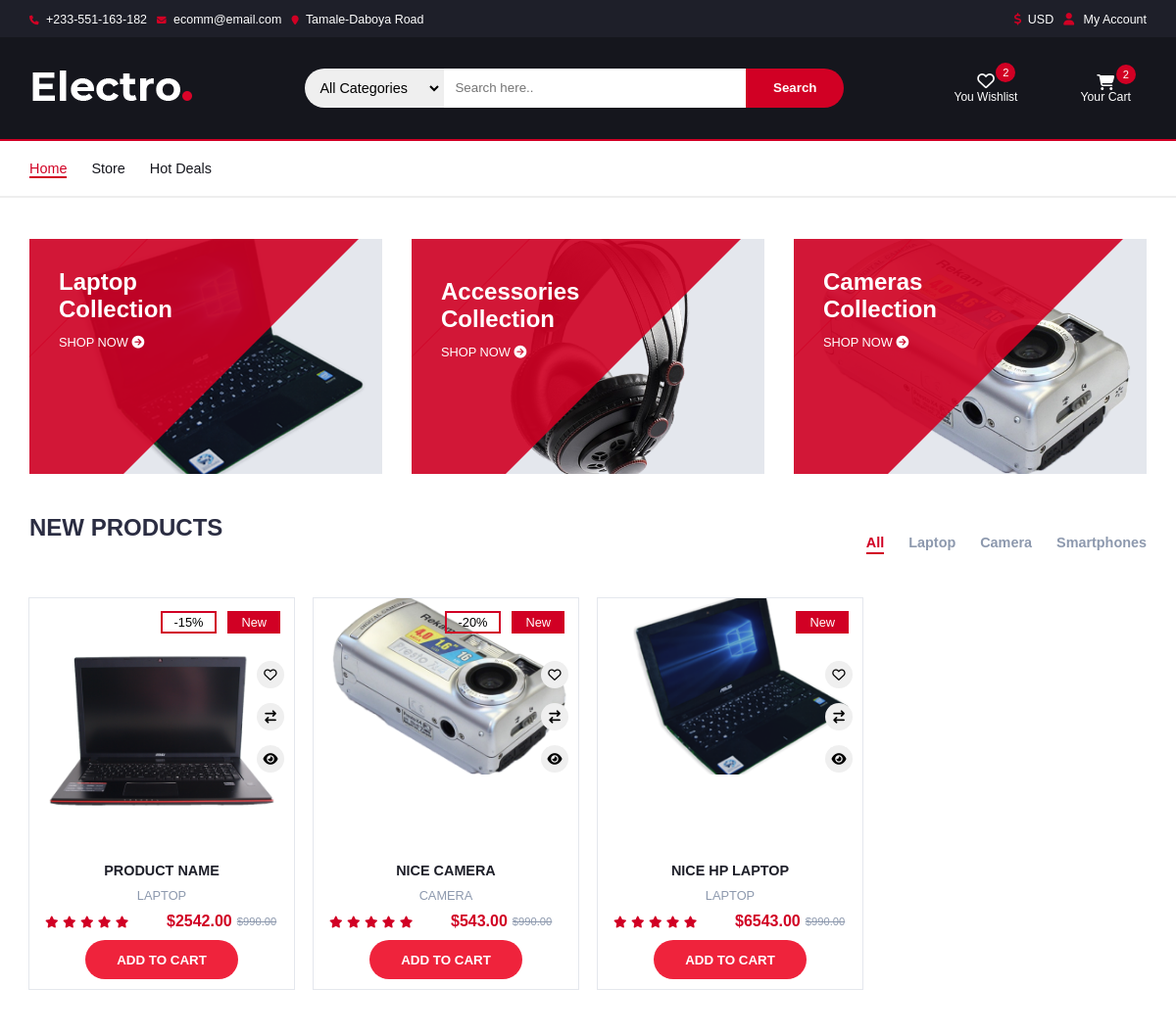
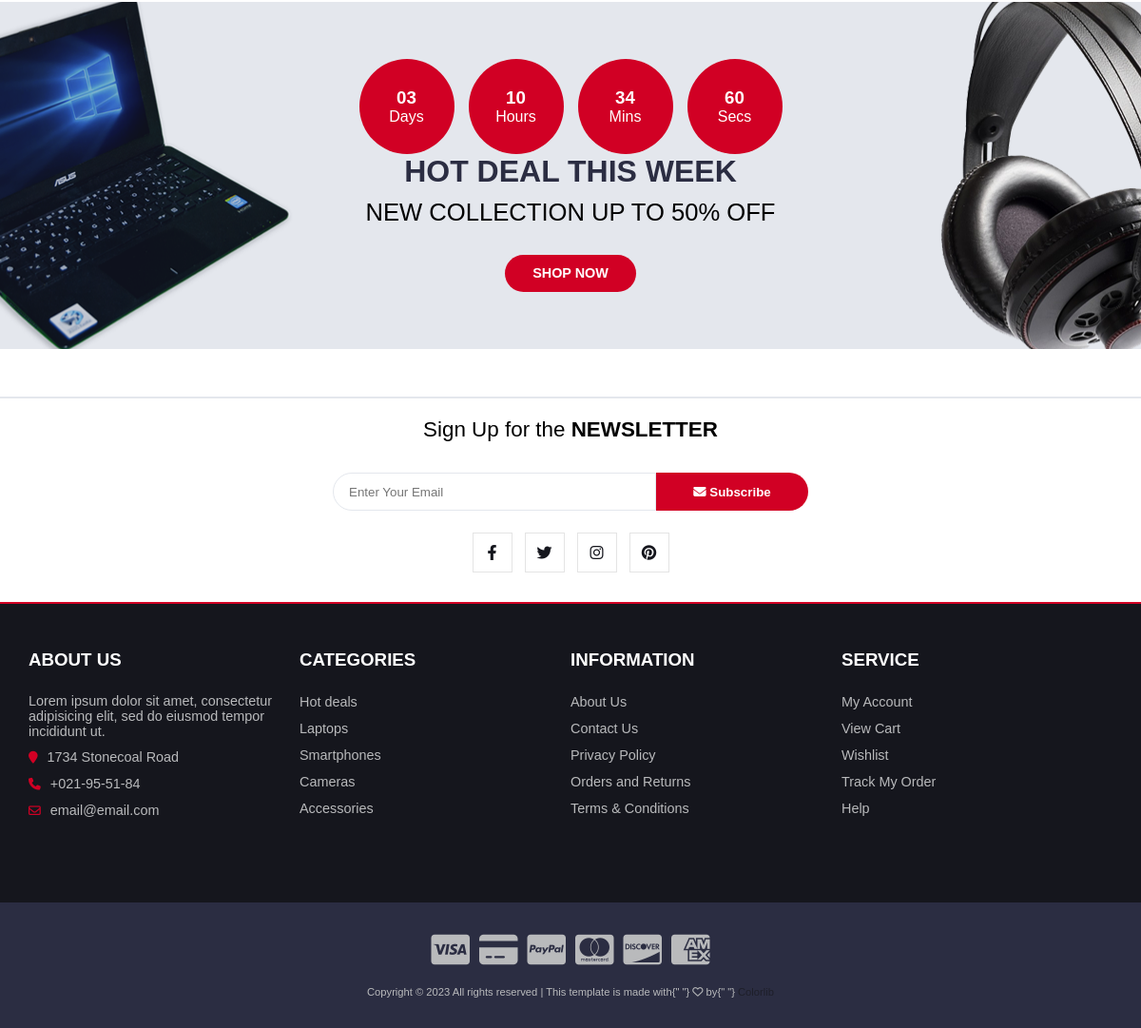
/ (signed in), run on the app's committed database (2 pictures, top to bottom).
### base/models.py (models this page shows, shortened)
class Category(models.Model):
    name = models.CharField(max_length=255)
    active = models.BooleanField(default=False, null=True)
    def __str__(self):
        return self.name

class Item(models.Model):
    title = models.CharField(max_length=255)
    price = models.DecimalField(max_digits=8, decimal_places=2)
    description = models.TextField(null=True, blank=True)
    category = models.ForeignKey(Category, on_delete=models.CASCADE, null=True)
    in_stock = models.IntegerField()
    discount_percent = models.IntegerField(null=True, blank=True)
    rating = models.FloatField(null=True, blank=True)
    slug = models.SlugField(max_length=255)
    item_size = models.CharField(choices=SIZE_CHOICES, max_length=3, )
    item_color = models.CharField(choices=COLOR_CHOICES, max_length=10)
    image = models.ImageField(upload_to=image_upload_path)
    def get_absolute_url(self):
        return reverse("product", kwargs={"slug": self.slug})
    @property
    def get_item_image_url(self):
        try:
            url = self.image.url
        except:
            url = ''
        return url

### base/views.py (the view)
# urls.py: path('', views.homePage, name="home"),
def homePage(request):
    q = request.GET.get('q') if request.GET.get('q') != None else ''
    category = request.GET.get('category') if request.GET.get('category') != None else ''
    if request.user.is_authenticated:
        customer = request.user.customer
        order = Order.objects.filter(customer=customer, complete=False).first()
        orderItems = order.orderitem_set.all()
        orderItem_count = order.orderitem_set.count()
    items = Item.objects.filter(
        (Q(category__name__icontains=q)) |
        (Q(category__name__icontains=category) & Q(title__icontains=q))
    )
    categories = Category.objects.all()
    context = {
        'items': items,
        'order': order,
        'orderItems': orderItems,
        'categories': categories,
        'orderItem_count': orderItem_count,
    }
    return render(request, "base/home.html", context)

### base/models.py (called while the page is built)
    @property
    def get_cart_total(self):
        total = 0
        orderItem = self.orderitem_set.all()
        total = sum([item.get_final_total for item in orderItem])
        return total

    @property
    def get_quantity_total(self):
        total = 0
        orderItem = self.orderitem_set.all()
        total = sum([item.quantity for item in orderItem])
        return total

    @property
    def get_total(self):
        total = 0
        total = self.quantity * self.item.price
        return total

    @property
    def get_discount_price(self):
        total = 0
        if self.item.discount_percent:
            total = self.get_total * (self.item.discount_percent / Decimal('100') )
        return total

    @property
    def get_final_total(self):
        total = 0
        total = self.get_total - self.get_discount_price
        return total

### templates/base/home.html (shortened to what this page needs)
{% extends 'index.html' %}
{% load static %}
{% block content %}
{% include 'shopCategories.html' %}
<div id="products">
  <div class="container">
    <div class="products__tabs">
      <h3>New Products</h3>
      <ul class="tabs categories">
        <li data-category="All">
          <a href="{% url 'home' %}">All</a>
        </li>
        {% for category in categories %}
        <li data-category="{{ category.name }}">
          <a href="/?q={{ category.name  }}">{{ category.name }}</a>
        </li>
        {% endfor %}
      </ul>
    </div>
    <div class="products__tab__content">
      <div class="content__wrap">
        <div class="tab__content">
          {% for item in items %}
          <div class="product">
            <div class="product__image">
              <img src="{{ item.image.url }}" alt="" />
              <div class="product__label">
                {% if item.discount_percent %}
                  <span class="discount__sale">-{{ item.discount_percent }}%</span>
                {% endif %}
                <span class="status__new">New</span>
              </div>
            </div>
            <div class="product__detail">
              <h3 class="product__name">
                <a href="{{ item.get_absolute_url }}">{{ item.title }}</a>
              </h3>
              <p class="product__category">{{ item.category }}</p>
              <div class="star__price">
                <div class="product__rating">
                  <i class="fa fa-star"></i>
                  <i class="fa fa-star"></i>
                  <i class="fa fa-star"></i>
                  <i class="fa fa-star"></i>
                  <i class="fa fa-star"></i>
                </div>
                <h4 class="product__price">
                  ${{ item.price }} <del class="price__old">$990.00</del>
                </h4>
              </div>
              <div class="product__btns">
                <button class="add_to_wishlist">
                  <i class="far fa-heart"></i>
                </button>
                <button class="add_to_compare">
                  <i class="fa fa-exchange"></i>
                </button>
                <button class="quick_view">
                  <i class="fa fa-eye"></i>
                </button>
              </div>
              <div class="add__to__cart">
                <button
                  data-type="add"
                  data-item="{{ item.id }}"
                  data-action="add"
                  class="add__to__cart__btn update-item"
                >
                   add to cart
                </button>
              </div>
            </div>
          </div>
          {% endfor %}
        </div>
      </div>
    </div>
  </div>
</div>
{% include 'hotdeal.html' %} {% endblock %}

### templates/index.html (shortened to what this page needs)
<!DOCTYPE html>
{% load static %}
<html lang="en">
<head>
    <link rel="stylesheet" href="{% static 'css/all.css' %}">
    <link rel="stylesheet" href="{% static 'css/styles.css' %}">
</head>
<body>
    {% include 'header.html' %}
    {% block content %}
    {% endblock content %}
    {% include 'newsletter.html' %}
    {% include 'footer.html' %}
</body>
</html>

### templates/header.html (shortened to what this page needs)
{% load static %}
<header>
  <div class="top__header">
    <div class="container">
      <ul class="left__top__links">
        <li>
          <a href="#"><i class="fas fa-phone"></i> +233-551-163-182</a>
        </li>
        <li>
          <a href="#"> <i class="fas fa-envelope"></i> ecomm@email.com </a>
        </li>
        <li>
          <a href="#">
            <i class="fas fa-map-marker"></i> Tamale-Daboya Road
          </a>
        </li>
      </ul>
      <ul class="right__top__links">
        <li>
          <a href="#"> <i class="fas fa-dollar"></i>USD </a>
        </li>
        <li>
          <a href="#"> <i class="fas fa-user"></i> My Account </a>
        </li>
      </ul>
    </div>
  </div>
   <div class="bottom__header">
      <div class="container">
        <div class="header__logo">
          <a href="#">
            <img src="{% static 'media/logo.png' %}" alt="" />
          </a>
        </div>
        <div class="form__search">
          <form action="">
            <select name="category" id="">
              <option value="0">All Categories</option>
            </select>
            <input
              type="search"
              class="input"
              name="q"
              id=""
              placeholder="Search here.."
            />
            <button class="search__btn">Search</button>
          </form>
        </div>
        <div class="header__cart__whist">
          <div class="header_wishlish">
            <a href="#">
              <i class="far fa-heart"></i>
              <span>You Wishlist</span>
              <div class="wc__count">2</div>
            </a>
          </div>
          <div class="dropdown" data-dropdown>
            <a href="#" data-dropdown-btn>
              <i class="fa fa-shopping-cart" data-dropdown-btn></i>
              <span data-dropdown-btn>Your Cart</span>
              <div class="wc__count">{{ orderItem_count }}</div>
            </a>
          </div>
        </div>
      </div>
    </div>
    <nav>
    <div class="container">
      <ul class="nav__items">
        <li class="active">
          <a href="{% url 'home' %}">Home</a>
        </li>
        <li>
          <a href="{% url 'store' %}">Store</a>
        </li>
        <li>
          <a href="#">Hot Deals</a>
        </li>
      </ul>
    </div>
  </nav>
</header>

### templates/shopCategories.html
{% load static %}
<div class="categories">
  <div class="container">
    <div class="shop__category">
      <div class="shop__img">
        <img src="{% static 'media/shop01.png' %}" alt="" />
      </div>
      <div class="shop__detail">
        <h3>
          Laptop <br />
          Collection
        </h3>
        <a href="#"> Shop now <i class="fa fa-arrow-circle-right"></i> </a>
      </div>
    </div>
    <div class="shop__category">
      <div class="shop__img">
        <img src="{% static 'media/shop03.png' %}" alt="" />
      </div>
      <div class="shop__detail">
        <h3>
          <h3>Accessories<br />Collection</h3>
        </h3>
        <a href="#"> Shop now <i class="fa fa-arrow-circle-right"></i> </a>
      </div>
    </div>
    <div class="shop__category">
      <div class="shop__img">
        <img src="{% static 'media/shop02.png' %}" alt="" />
      </div>
      <div class="shop__detail">
        <h3>Cameras<br />Collection</h3>
        <a href="#"> Shop now <i class="fa fa-arrow-circle-right"></i> </a>
      </div>
    </div>
  </div>
</div>

### templates/hotdeal.html
<div class="hot__deals">
  <div class="container">
    <ul class="deals__countdown">
      <li>
        <div>
          <h3>03</h3>
          <span>Days</span>
        </div>
      </li>
      <li>
        <div>
          <h3>10</h3>
          <span>Hours</span>
        </div>
      </li>
      <li>
        <div>
          <h3>34</h3>
          <span>Mins</span>
        </div>
      </li>
      <li>
        <div>
          <h3>60</h3>
          <span>Secs</span>
        </div>
      </li>
    </ul>
    <h2 class="text_uppercase">hot deal this week</h2>
    <p class="off_50">New Collection Up to 50% OFF</p>
    <a class="btn deal__shop__btn" href="#"> Shop now </a>
  </div>
</div>

### templates/newsletter.html (shortened to what this page needs)
<div id="newsLetter">
  <div class="container">
    <p>Sign Up for the <strong>NEWSLETTER</strong></p>
    <form action="{% url 'news-letter' %}" method="POST" >
      <input
        class="field__group"
        type="email"
        name="email"
        placeholder="Enter Your Email"
      />
      <button class="newsletter_btn">
        <i class="fa fa-envelope"></i> Subscribe
      </button>
    </form>
    <ul class="newsletter__follw">
      <li>
        <a href="#">
          <i class="fa-brands fa-facebook-f"></i>
        </a>
      </li>
      <li>
        <a href="#">
          <i class="fa-brands fa-twitter"></i>
        </a>
      </li>
      <li>
        <a href="#">
          <i class="fa-brands fa-instagram"></i>
        </a>
      </li>
      <li>
        <a href="#">
          <i class="fa-brands fa-pinterest"></i>
        </a>
      </li>
    </ul>
  </div>
</div>

### templates/footer.html (shortened to what this page needs)
<footer id="footer">
  <div class="top__footer">
    <div class="container">
      <div class="footer__col fo_01">
        <h3 class="footer__title">About Us</h3>
        <p>
          Lorem ipsum dolor sit amet, consectetur adipisicing elit, sed do
          eiusmod tempor incididunt ut.
        </p>
        <ul class="footer__links">
          <li>
            <a href="#">
              <i class="fas fa-map-marker"></i>1734 Stonecoal Road
            </a>
          </li>
          <li>
            <a href="#"> <i class="fas fa-phone"></i>+021-95-51-84 </a>
          </li>
          <li>
            <a href="#"> <i class="far fa-envelope"></i>email@email.com </a>
          </li>
        </ul>
      </div>
      <div class="footer__col fo-02">
        <h3 class="footer_title">Categories</h3>
        <ul class="footer__links">
          <li>
            <a href="#">Hot deals</a>
          </li>
          <li>
            <a href="#">Laptops</a>
          </li>
          <li>
            <a href="#">Smartphones</a>
          </li>
          <li>
            <a href="#">Cameras</a>
          </li>
          <li>
            <a href="#">Accessories</a>
          </li>
        </ul>
      </div>
      <div class="footer__col fo-03">
        <h3 class="footer__title">Information</h3>
        <ul class="footer__links">
          <li>
            <a href="#">About Us</a>
          </li>
          <li>
            <a href="#">Contact Us</a>
          </li>
          <li>
            <a href="#">Privacy Policy</a>
          </li>
          <li>
            <a href="#">Orders and Returns</a>
          </li>
          <li>
            <a href="#">Terms & Conditions</a>
          </li>
        </ul>
      </div>
      <div class="footer__col fo-04">
        <h3 class="footer__title">Service</h3>
        <ul class="footer__links">
          <li>
            <a href="#">My Account</a>
          </li>
          <li>
            <a href="#">View Cart</a>
          </li>
          <li>
            <a href="#">Wishlist</a>
          </li>
          <li>
            <a href="#">Track My Order</a>
          </li>
          <li>
            <a href="#">Help</a>
          </li>
        </ul>
      </div>
    </div>
  </div>
  <div class="bottom__footer">
    <div class="container">
      <ul class="footer_payments">
        <li>
          <a href="#">
            <i class="fa-brands fa-cc-visa"></i>
          </a>
        </li>
        <li>
          <a href="#">
            <i class="fas fa-credit-card"></i>
          </a>
        </li>
        <li>
          <a href="#">
            <i class="fa-brands fa-cc-paypal"></i>
          </a>
        </li>
        <li>
          <a href="#">
            <i class="fa-brands fa-cc-mastercard"></i>
          </a>
        </li>
        <li>
          <a href="#">
            <i class="fa-brands fa-cc-discover"></i>
          </a>
        </li>
        <li>
          <a href="#">
            <i class="fa-brands fa-cc-amex"></i>
          </a>
        </li>
      </ul>
      <span class="copyright">
        Copyright &copy;
        All rights reserved | This template is made with{" "}
        <i class="far fa-heart" aria-hidden="true"></i> by{" "}
        <a href="https://colorlib.com" target="_blank"> Colorlib </a>
      </span>
    </div>
  </div>
</footer>

### data on the page
Category: name "Laptop"
Category: name "Camera"
Category: name "Smartphones"
Item: image (picture), discount_percent "15", title "PRODUCT NAME", category "LAPTOP", price "2542.00"
Item: image (picture), discount_percent "20", title "NICE CAMERA", category "CAMERA", price "543.00"
Item: image (picture), title "NICE HP LAPTOP", category "LAPTOP", price "6543.00"

### other printed values
{{ orderItem_count }} "2"
